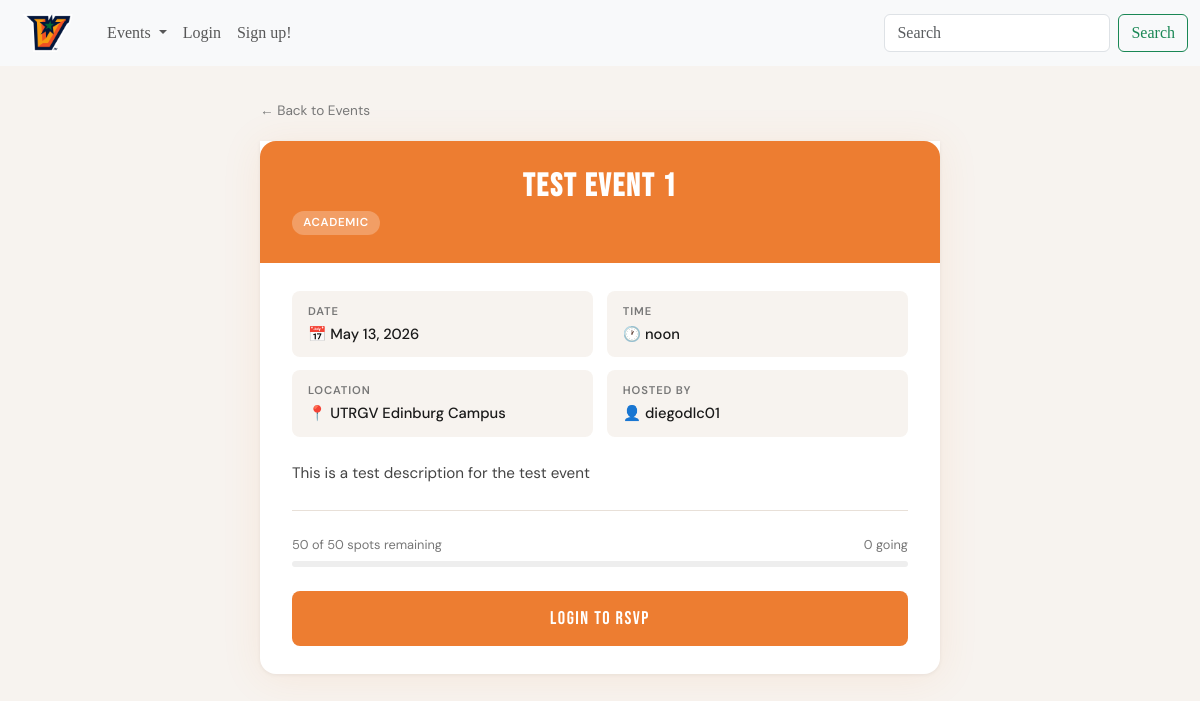
The app's page /events/1/ with its own data.
### events/models.py (models this page shows, shortened)
class Event(models.Model):
    CATEGORY_CHOICES = [
        ('academic', 'Academic'),
        ('sports', 'Sports'),
        ('social', 'Social'),
        ('emergency', 'Emergency Support'),
    ]
    title = models.CharField(max_length=200)
    description = models.TextField()
    date = models.DateField()
    time = models.TimeField()
    location = models.CharField(max_length=200)
    category = models.CharField(max_length=20, choices=CATEGORY_CHOICES)
    capacity = models.PositiveIntegerField(default=50)
    created_by = models.ForeignKey(User, on_delete=models.CASCADE)
    created_at = models.DateTimeField(auto_now_add=True)
    def spots_left(self):
        return self.capacity - self.rsvps.count()
    class Meta:
        ordering = ['date', 'time']

### events/views.py (the view)
# urls.py: path('<int:event_id>/', views.event_detail, name='event_detail'),
def event_detail(request, event_id):
    event = get_object_or_404(Event, id=event_id)
    user_rsvpd = False
    if request.user.is_authenticated:
        user_rsvpd = RSVP.objects.filter(event=event, user=request.user).exists()
    return render(request, 'events/event_detail.html', {
        'event': event,
        'user_rsvpd': user_rsvpd,
    })

### templates/events/event_detail.html (shortened to what this page needs)
{% extends 'base.html' %}
{% load static %}
{% block content %}
<div class="detail-wrapper">
  <div class="detail-inner">
    <a href="{% url 'event_list' %}" class="back-link">← Back to Events</a>
    <div class="detail-card">
      <div class="detail-header">
        <h1>{{ event.title }}</h1>
        <span class="detail-badge">{{ event.get_category_display }}</span>
      </div>
      <div class="detail-body">
        <div class="detail-meta">
          <div class="meta-item">
            <div class="meta-label">Date</div>
            <div class="meta-value">📅 {{ event.date }}</div>
          </div>
          <div class="meta-item">
            <div class="meta-label">Time</div>
            <div class="meta-value">🕐 {{ event.time }}</div>
          </div>
          <div class="meta-item">
            <div class="meta-label">Location</div>
            <div class="meta-value">📍 {{ event.location }}</div>
          </div>
          <div class="meta-item">
            <div class="meta-label">Hosted by</div>
            <div class="meta-value">👤 {{ event.created_by.username }}</div>
          </div>
        </div>
        <div class="detail-description">{{ event.description }}</div>
        <div class="divider"></div>
        {% with spots=event.spots_left total=event.capacity %}
          <div class="spots-bar-label">
            <span>{{ spots }} of {{ total }} spots remaining</span>
            <span>{{ event.rsvps.count }} going</span>
          </div>
          <div class="spots-bar">
          </div>
        {% endwith %}
        {% if user.is_authenticated %}
          {% if user_rsvpd %}
            <div class="rsvpd-badge">✓ You're going to this event!</div>
            <form method="POST" action="{% url 'event_unrsvp' event.id %}">
              {% csrf_token %}
              <button type="submit" class="btn-cancel">Cancel RSVP</button>
            </form>
          {% elif event.spots_left > 0 %}
            <form method="POST" action="{% url 'event_rsvp' event.id %}">
              {% csrf_token %}
              <button type="submit" class="btn-rsvp">RSVP to this Event</button>
            </form>
          {% else %}
            <button class="btn-rsvp" disabled style="opacity:0.5; cursor:not-allowed;">Event is Full</button>
          {% endif %}
        {% else %}
          <a href="{% url 'login' %}" class="btn-rsvp" style="display:block; text-align:center; text-decoration:none;">Login to RSVP</a>
        {% endif %}
      </div>
    </div>
  </div>
</div>
{% endblock %}

### static/css/style.css (style rules this page uses)
body { margin: 0; background-color: #FF9248; font-family: Cambria, Cochin, Georgia, Times, 'Times New Roman', serif; }
h1 { color: white; text-align: center; font-weight: bold; }

### templates/events/event_detail.html (style rules this page uses)
:root { --utrgv-orange: #ed7d31; --utrgv-orange-dark: #c9621a; --utrgv-orange-light: #fef0e6; --dark: #1a1a1a; --muted: #777; --border: #e8e0d8; }
.detail-wrapper { min-height: calc(100vh - 56px); background: #f7f3ef; font-family: 'DM Sans', sans-serif; padding: 2rem 1rem; }
.detail-inner { max-width: 680px; margin: 0 auto; }
.back-link { display: inline-block; margin-bottom: 1.25rem; color: var(--muted); font-size: 0.85rem; text-decoration: none; }
.detail-card { background: #fff; border-radius: 0 0 16px 16px; box-shadow: 0 4px 40px rgba(237,125,49,0.10), 0 1px 4px rgba(0,0,0,0.06); overflow: hidden; }
.detail-header { background: var(--utrgv-orange); padding: 1.75rem 2rem; border-radius: 16px 16px 0 0; }
.detail-header h1 { font-family: 'Bebas Neue', sans-serif; font-size: 2rem; letter-spacing: 2px; color: #fff; margin: 0 0 0.3rem; line-height: 1.1; }
.detail-badge { display: inline-block; font-size: 0.72rem; font-weight: 600; text-transform: uppercase; letter-spacing: 0.06em; padding: 0.2rem 0.7rem; border-radius: 20px; background: rgba(255,255,255,0.25); color: #fff; }
.detail-body { padding: 1.75rem 2rem; }
.detail-meta { display: grid; grid-template-columns: 1fr 1fr; gap: 0.85rem; margin-bottom: 1.5rem; }
.meta-item { background: #f7f3ef; border-radius: 8px; padding: 0.75rem 1rem; }
.meta-label { font-size: 0.7rem; font-weight: 600; text-transform: uppercase; letter-spacing: 0.08em; color: var(--muted); margin-bottom: 0.2rem; }
.meta-value { font-size: 0.92rem; font-weight: 500; color: var(--dark); }
.detail-description { font-size: 0.95rem; color: #444; line-height: 1.7; margin-bottom: 1.5rem; }
.divider { height: 1px; background: var(--border); margin: 1.5rem 0; }
.spots-bar-label { display: flex; justify-content: space-between; font-size: 0.8rem; color: var(--muted); margin-bottom: 0.4rem; }
.spots-bar { height: 6px; background: #eee; border-radius: 3px; overflow: hidden; margin-bottom: 1.5rem; }
.btn-rsvp { width: 100%; padding: 0.85rem; background: var(--utrgv-orange); color: #fff; border: none; border-radius: 8px; font-family: 'Bebas Neue', sans-serif; font-size: 1.15rem; letter-spacing: 1.5px; cursor: pointer; transition: background 0.2s, transform 0.1s; }

### records on screen
Event: title "Test Event 1", category "ACADEMIC", date "May 13, 2026", time "noon", location "UTRGV Edinburg Campus", created_by.username "diegodlc01", description "This is a test description for the test event", rsvps.count "0"

### other values on screen
{{ spots }} "50"
{{ total }} "50"
